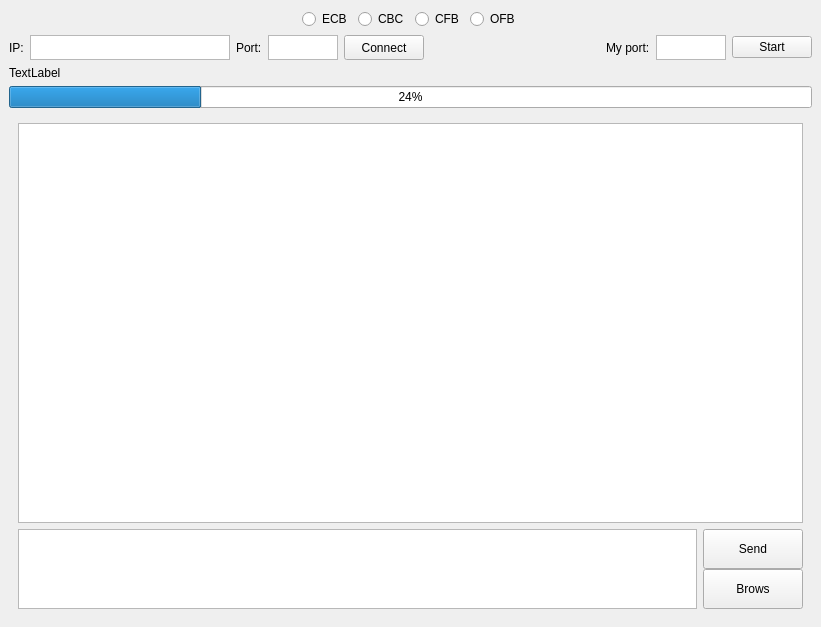
<?xml version="1.0" encoding="UTF-8"?>
<ui version="4.0">
 <class>MainWindow</class>
 <widget class="QMainWindow" name="MainWindow">
  <property name="geometry">
   <rect>
    <x>0</x>
    <y>0</y>
    <width>821</width>
    <height>620</height>
   </rect>
  </property>
  <property name="sizePolicy">
   <sizepolicy hsizetype="Fixed" vsizetype="Fixed">
    <horstretch>0</horstretch>
    <verstretch>0</verstretch>
   </sizepolicy>
  </property>
  <property name="windowTitle">
   <string>MainWindow</string>
  </property>
  <property name="layoutDirection">
   <enum>Qt::LeftToRight</enum>
  </property>
  <widget class="QWidget" name="centralwidget">
   <property name="sizePolicy">
    <sizepolicy hsizetype="Expanding" vsizetype="Expanding">
     <horstretch>0</horstretch>
     <verstretch>0</verstretch>
    </sizepolicy>
   </property>
   <property name="cursor">
    <cursorShape>ArrowCursor</cursorShape>
   </property>
   <property name="autoFillBackground">
    <bool>false</bool>
   </property>
   <layout class="QVBoxLayout" name="verticalLayout">
    <item>
     <layout class="QHBoxLayout" name="horizontalLayout_6">
      <item>
       <spacer name="horizontalSpacer_2">
        <property name="orientation">
         <enum>Qt::Horizontal</enum>
        </property>
        <property name="sizeHint" stdset="0">
         <size>
          <width>40</width>
          <height>20</height>
         </size>
        </property>
       </spacer>
      </item>
      <item>
       <widget class="QRadioButton" name="radioButtonECB">
        <property name="text">
         <string>ECB</string>
        </property>
       </widget>
      </item>
      <item>
       <widget class="QRadioButton" name="radioButtonCBC">
        <property name="text">
         <string>CBC</string>
        </property>
       </widget>
      </item>
      <item>
       <widget class="QRadioButton" name="radioButtonCFB">
        <property name="text">
         <string>CFB</string>
        </property>
       </widget>
      </item>
      <item>
       <widget class="QRadioButton" name="radioButtonOFB">
        <property name="text">
         <string>OFB</string>
        </property>
       </widget>
      </item>
      <item>
       <spacer name="horizontalSpacer">
        <property name="orientation">
         <enum>Qt::Horizontal</enum>
        </property>
        <property name="sizeHint" stdset="0">
         <size>
          <width>40</width>
          <height>20</height>
         </size>
        </property>
       </spacer>
      </item>
     </layout>
    </item>
    <item>
     <layout class="QHBoxLayout" name="horizontalLayout_3">
      <item>
       <widget class="QLabel" name="label_3">
        <property name="text">
         <string>IP:</string>
        </property>
       </widget>
      </item>
      <item>
       <widget class="QTextEdit" name="textEditConnectAdress">
        <property name="minimumSize">
         <size>
          <width>50</width>
          <height>10</height>
         </size>
        </property>
        <property name="maximumSize">
         <size>
          <width>200</width>
          <height>25</height>
         </size>
        </property>
       </widget>
      </item>
      <item>
       <widget class="QLabel" name="label_4">
        <property name="text">
         <string>Port:</string>
        </property>
       </widget>
      </item>
      <item>
       <widget class="QTextEdit" name="textEditConnectPort">
        <property name="maximumSize">
         <size>
          <width>70</width>
          <height>25</height>
         </size>
        </property>
       </widget>
      </item>
      <item>
       <widget class="QPushButton" name="pushButtonConnect">
        <property name="maximumSize">
         <size>
          <width>100</width>
          <height>100</height>
         </size>
        </property>
        <property name="text">
         <string>Connect</string>
        </property>
       </widget>
      </item>
      <item>
       <spacer name="horizontalSpacer_3">
        <property name="orientation">
         <enum>Qt::Horizontal</enum>
        </property>
        <property name="sizeHint" stdset="0">
         <size>
          <width>40</width>
          <height>20</height>
         </size>
        </property>
       </spacer>
      </item>
      <item>
       <widget class="QLabel" name="label_2">
        <property name="text">
         <string>My port:</string>
        </property>
       </widget>
      </item>
      <item>
       <widget class="QTextEdit" name="textEditMyPort">
        <property name="maximumSize">
         <size>
          <width>70</width>
          <height>25</height>
         </size>
        </property>
       </widget>
      </item>
      <item>
       <widget class="QPushButton" name="pushButtonStart">
        <property name="text">
         <string>Start</string>
        </property>
       </widget>
      </item>
     </layout>
    </item>
    <item>
     <widget class="QLabel" name="label">
      <property name="text">
       <string>TextLabel</string>
      </property>
     </widget>
    </item>
    <item>
     <widget class="QProgressBar" name="progressBar">
      <property name="value">
       <number>24</number>
      </property>
     </widget>
    </item>
    <item>
     <widget class="QWidget" name="widget" native="true">
      <layout class="QVBoxLayout" name="verticalLayout_2">
       <item>
        <widget class="QTextBrowser" name="textBrowser">
         <property name="enabled">
          <bool>true</bool>
         </property>
         <property name="sizePolicy">
          <sizepolicy hsizetype="Expanding" vsizetype="Expanding">
           <horstretch>0</horstretch>
           <verstretch>0</verstretch>
          </sizepolicy>
         </property>
         <property name="minimumSize">
          <size>
           <width>785</width>
           <height>400</height>
          </size>
         </property>
        </widget>
       </item>
       <item>
        <layout class="QHBoxLayout" name="horizontalLayout">
         <item>
          <widget class="QTextEdit" name="messageBoxEd">
           <property name="maximumSize">
            <size>
             <width>16777215</width>
             <height>100</height>
            </size>
           </property>
          </widget>
         </item>
         <item>
          <layout class="QVBoxLayout" name="verticalLayout_4">
           <property name="spacing">
            <number>0</number>
           </property>
           <item>
            <widget class="QPushButton" name="sendButton">
             <property name="minimumSize">
              <size>
               <width>100</width>
               <height>40</height>
              </size>
             </property>
             <property name="text">
              <string>Send</string>
             </property>
            </widget>
           </item>
           <item>
            <widget class="QPushButton" name="browsButton">
             <property name="minimumSize">
              <size>
               <width>100</width>
               <height>40</height>
              </size>
             </property>
             <property name="text">
              <string>Brows</string>
             </property>
            </widget>
           </item>
          </layout>
         </item>
        </layout>
       </item>
      </layout>
     </widget>
    </item>
   </layout>
  </widget>
 </widget>
 <resources/>
 <connections/>
</ui>
